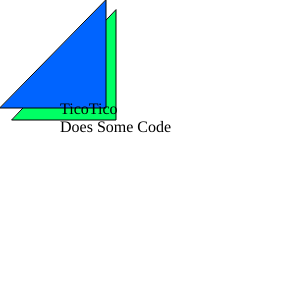
Frame 1 (no input)
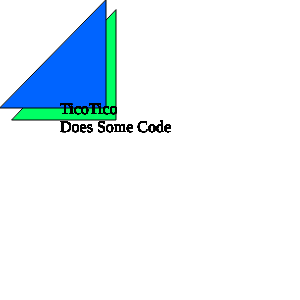
Frame 60 (no input)
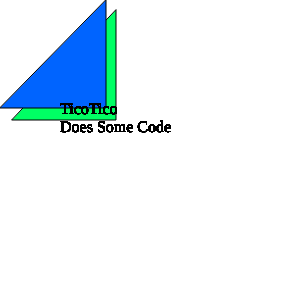
Frame 120 (the mouse pressed at the canvas centre since frame 60)

The p5.js sketch that drew these frames (run headless with seeded random() and noise() and a simulated clock; from frame 60 on, the mouse is pressed at the canvas centre):

// p5.js sketch
// ── sketch.js
function setup() {
  createCanvas(300,300);
}

function draw() {
  let p = color (255,255,255)
  let c = color (0,255,100)
  let b = color (0,100,255)
  
  background (p)

  fill(c);

  triangle(12,120,116,120,116,10);

  fill(b);

  triangle(0,108,106,108,106,0);
  
  var myDiv = createDiv ('TicoTico')
  var myDiv1 = createDiv ('Does Some Code')

  myDiv.child(myDiv1)
  myDiv.position (60,100)

  myDiv.style ('Text Aligned', 'Bottom')
  
}
